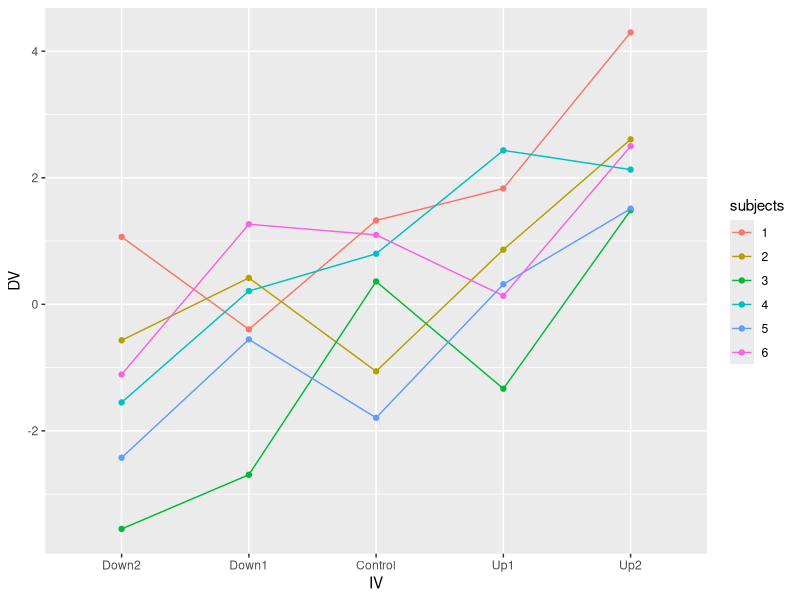
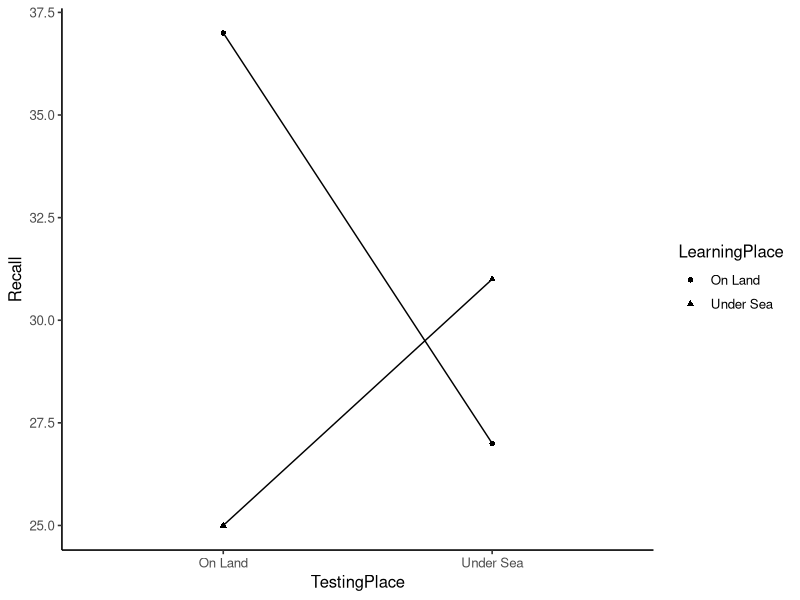

R code for these plots, in order: (Note: this script raises an error after producing the figures.)
## ---- chunk 1
knitr::opts_chunk$set(echo = TRUE)
## ---- chunk 2
library(tibble)
library(dplyr)
library(ggplot2)

sim_data<-tibble(
  subjects=rep(1:6,each=5),
  IV=rep(c("Down2","Down1","Control","Up1","Up2"),times=6),
  DV=rnorm(5*6,c(-2,-1,0,1,2),1)
  )%>%
    mutate(DV = DV+rep(rnorm(6,0,1),each=5))

sim_data$IV<-factor(sim_data$IV,
                    levels=c("Down2","Down1","Control","Up1","Up2"))

sim_data$subjects<-as.factor(sim_data$subjects)

ggplot(sim_data, aes(x=IV, y=DV, group=subjects, color=subjects))+
  geom_point()+
  geom_line()
                 
## ---- chunk 3
p_value<-c()

for (i in 1:1000){
  
  sim_data<-tibble(
    subjects=rep(1:6,each=5),
    IV=rep(c("Down2","Down1","Control","Up1","Up2"),times=6),
    DV=rnorm(5*6,c(-.2,-.1,0,.1,.2),1)
  )%>%
    mutate(DV = DV+rep(rnorm(6,0,1),each=5))

  sim_data$IV<-factor(sim_data$IV,
                      levels=c("Down2","Down1","Control","Up1","Up2"))

  sim_data$subjects<-as.factor(sim_data$subjects)
  
  aov_out<-summary(aov(DV~IV + Error(subjects),sim_data))

  p_value[i]<-aov_out[2]$`Error: Within`[[1]]$`Pr(>F)`[1] 
}
#get proportion of p value less than .05
length(p_value[p_value<.05])/1000
## ---- chunk 4
godden_baddeley <- tribble(~Subjects,~LearningPlace,~TestingPlace,~Recall,
        "s1","On Land","On Land",34,
        "s2","On Land","On Land",37,
        "s3","On Land","On Land",27,
        "s4","On Land","On Land",43,
        "s5","On Land","On Land",44,
        "s1","On Land","Under Sea",18,
        "s2","On Land","Under Sea",21,
        "s3","On Land","Under Sea",25,
        "s4","On Land","Under Sea",37,
        "s5","On Land","Under Sea",34,
        "s1","Under Sea","On Land",14,
        "s2","Under Sea","On Land",21,
        "s3","Under Sea","On Land",31,
        "s4","Under Sea","On Land",27,
        "s5","Under Sea","On Land",32,
        "s1","Under Sea","Under Sea",22,
        "s2","Under Sea","Under Sea",25,
        "s3","Under Sea","Under Sea",33,
        "s4","Under Sea","Under Sea",33,
        "s5","Under Sea","Under Sea",42
        )

# convert IVs to factors
godden_baddeley <- godden_baddeley %>%
  mutate(Subjects = as.factor(Subjects),
         LearningPlace = as.factor(LearningPlace),
         TestingPlace = as.factor(TestingPlace))

# run ANOVA
aov_out <- aov(Recall ~ LearningPlace*TestingPlace + Error(Subjects/(LearningPlace*TestingPlace)), godden_baddeley)

# print out ANOVA summary table
summary(aov_out)

library(ggplot2)

ggplot(godden_baddeley, aes(x=TestingPlace,
                            y=Recall,
                            shape=LearningPlace,
                            group=LearningPlace))+
  geom_point(stat="summary",fun="mean")+
  geom_line(stat="summary",fun="mean")+
  theme_classic(base_size=12)


####one-sample t test solutions

##T test for Learning Place
#sort out the main effect of Learning Place 
learning_place_means<-godden_baddeley%>%
    group_by(Subjects,LearningPlace)%>%
    summarize(mean_recall=mean(Recall))

#paired-sample t test of the mean recall as a function of Learning Place
t.test(mean_recall~LearningPlace,
       paired=TRUE,
       data=learning_place_means)


##T test for Testing Place
#sort out the main effect of Testing Place
testing_place_means<-godden_baddeley%>%
  group_by(Subjects,TestingPlace)%>%
  summarize(mean_recall=mean(Recall))

#sort out the two types of Testing Place
Testing_land<-testing_place_means%>%
  filter(TestingPlace=="On Land")%>%
  select(mean_recall)

Testing_sea<-testing_place_means%>%
  filter(TestingPlace=="Under Sea")%>%
  select(mean_recall)

#independent t test of Testing Place types
t.test(Testing_land$mean_recall,
       Testing_sea$mean_recall,
       var.equal=TRUE)


A_means<-rnorm(5,0,1)
B_means<-rnorm(5,0,1)
t.test(A_means,B_means,var.equal = TRUE)
## ---- chunk 5
sphericity <- tribble(~S, ~a1, ~a2, ~a3, ~a4,
        "s1",76,64,34,26,
        "s2",60,48,46,30,
        "s3",58,34,32,28,
        "s4",46,46,32,28,
        "s5",30,18,36,28
        )
